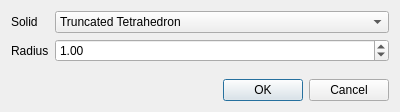
<?xml version="1.0" encoding="UTF-8"?>
<ui version="4.0">
 <class>ArchimedeanSolidParametersDialog</class>
 <widget class="QDialog" name="ArchimedeanSolidParametersDialog">
  <property name="windowModality">
   <enum>Qt::ApplicationModal</enum>
  </property>
  <property name="geometry">
   <rect>
    <x>0</x>
    <y>0</y>
    <width>400</width>
    <height>112</height>
   </rect>
  </property>
  <property name="minimumSize">
   <size>
    <width>400</width>
    <height>112</height>
   </size>
  </property>
  <property name="windowTitle">
   <string>Archimedean Solid Parameters</string>
  </property>
  <layout class="QGridLayout" name="gridLayout">
   <item row="0" column="0">
    <layout class="QFormLayout" name="formLayout">
     <item row="0" column="0">
      <widget class="QLabel" name="solidLabel">
       <property name="text">
        <string>Solid</string>
       </property>
      </widget>
     </item>
     <item row="0" column="1">
      <widget class="QComboBox" name="solidComboBox">
       <item>
        <property name="text">
         <string>Truncated Tetrahedron</string>
        </property>
       </item>
       <item>
        <property name="text">
         <string>Cuboctahedron</string>
        </property>
       </item>
       <item>
        <property name="text">
         <string>Truncated Cube</string>
        </property>
       </item>
       <item>
        <property name="text">
         <string>Truncated Octahedron</string>
        </property>
       </item>
       <item>
        <property name="text">
         <string>Rhombicuboctahedron</string>
        </property>
       </item>
       <item>
        <property name="text">
         <string>Truncated Cuboctahedron</string>
        </property>
       </item>
       <item>
        <property name="text">
         <string>Snub Cube</string>
        </property>
       </item>
       <item>
        <property name="text">
         <string>Icosidodecahedron</string>
        </property>
       </item>
       <item>
        <property name="text">
         <string>Truncated Dodecahedron</string>
        </property>
       </item>
       <item>
        <property name="text">
         <string>Truncated Icosahedron</string>
        </property>
       </item>
       <item>
        <property name="text">
         <string>Rhombicosidodecahedron</string>
        </property>
       </item>
       <item>
        <property name="text">
         <string>Truncated Icosidodecahedron</string>
        </property>
       </item>
       <item>
        <property name="text">
         <string>Snub Dodecahedron</string>
        </property>
       </item>
      </widget>
     </item>
     <item row="1" column="0">
      <widget class="QLabel" name="radiusLabel">
       <property name="text">
        <string>Radius</string>
       </property>
      </widget>
     </item>
     <item row="1" column="1">
      <widget class="QDoubleSpinBox" name="radiusDoubleSpinBox">
       <property name="singleStep">
        <double>0.010000000000000</double>
       </property>
       <property name="value">
        <double>1.000000000000000</double>
       </property>
      </widget>
     </item>
    </layout>
   </item>
   <item row="1" column="0">
    <widget class="QDialogButtonBox" name="buttonBox">
     <property name="orientation">
      <enum>Qt::Horizontal</enum>
     </property>
     <property name="standardButtons">
      <set>QDialogButtonBox::Cancel|QDialogButtonBox::Ok</set>
     </property>
    </widget>
   </item>
  </layout>
 </widget>
 <resources/>
 <connections>
  <connection>
   <sender>buttonBox</sender>
   <signal>accepted()</signal>
   <receiver>ArchimedeanSolidParametersDialog</receiver>
   <slot>accept()</slot>
   <hints>
    <hint type="sourcelabel">
     <x>248</x>
     <y>254</y>
    </hint>
    <hint type="destinationlabel">
     <x>157</x>
     <y>274</y>
    </hint>
   </hints>
  </connection>
  <connection>
   <sender>buttonBox</sender>
   <signal>rejected()</signal>
   <receiver>ArchimedeanSolidParametersDialog</receiver>
   <slot>reject()</slot>
   <hints>
    <hint type="sourcelabel">
     <x>316</x>
     <y>260</y>
    </hint>
    <hint type="destinationlabel">
     <x>286</x>
     <y>274</y>
    </hint>
   </hints>
  </connection>
 </connections>
</ui>
